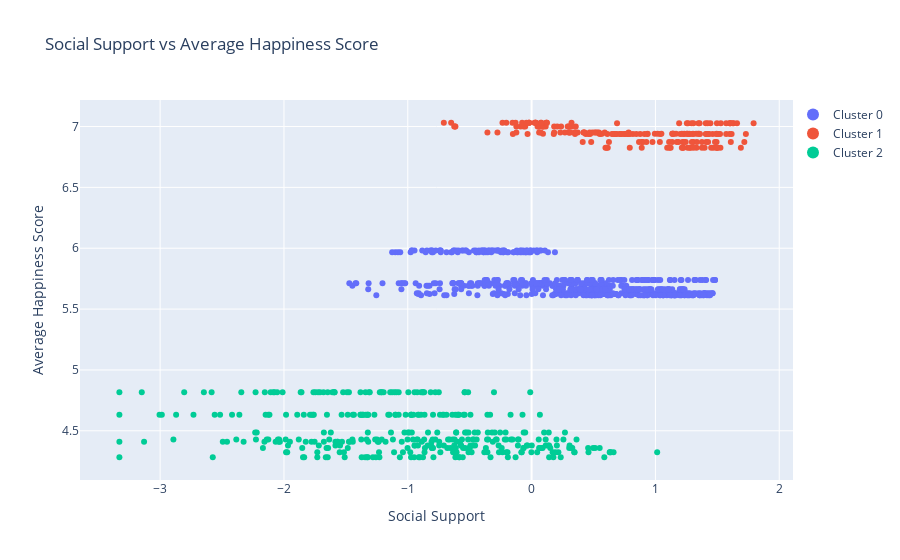

Notebook source saved alongside this figure:
### Markdown cell above
### *Social Support vs Average Happiness Score*

### Code cell
# Creates the Plotly figure
fig_4 = go.Figure()

# Loops through the clusters and add traces
for cluster_num in range(3):
    cluster_data = standardized_df[standardized_df['cluster'] == cluster_num]
    
    # Defines how the hover text is displayed
    hover_text = (cluster_data['country'] + ', ' + cluster_data['year'].astype(str))
    
    # Adds scatter trace for each cluster
    fig_4.add_trace(
        go.Scatter(
            x=cluster_data['social_support'],
            y=cluster_data['avg_happiness_score'],
            mode='markers',
            name=f'Cluster {cluster_num}',
            hoverinfo='text',  # Sets hoverinfo to 'text' to only display custom hover text
            text=hover_text,   # Uses the 'text' parameter instead of 'hovertext'
            marker=dict(size=6)
        )
    )

# Customizes the plot layout
fig_4.update_layout(
    xaxis_title='Social Support',
    yaxis_title='Average Happiness Score',
    title='Social Support vs Average Happiness Score',
    showlegend=True,
    legend=dict(
        x=1,
        y=1,
        itemsizing='constant',
    )
)

### Figure 1 — Plotly figure (JSON) as saved in the notebook; plotly's stock layout.template omitted (floating-point values rounded to 4 significant figures; data arrays with more than 128 entries replaced by an {"elided": "..."} marker saying what was removed)
{"data": [{"hoverinfo": "text", "marker": {"size": 6}, "mode": "markers", "name": "Cluster 0", "text": {"elided": "608 str values"}, "type": "scatter", "x": {"elided": "608 float values"}, "y": {"elided": "608 float values"}}, {"hoverinfo": "text", "marker": {"size": 6}, "mode": "markers", "name": "Cluster 1", "text": {"elided": "209 str values"}, "type": "scatter", "x": {"elided": "209 float values"}, "y": {"elided": "209 float values"}}, {"hoverinfo": "text", "marker": {"size": 6}, "mode": "markers", "name": "Cluster 2", "text": {"elided": "362 str values"}, "type": "scatter", "x": {"elided": "362 float values"}, "y": {"elided": "362 float values"}}], "layout": {"legend": {"itemsizing": "constant", "x": 1, "y": 1}, "showlegend": true, "title": {"text": "Social Support vs Average Happiness Score"}, "xaxis": {"title": {"text": "Social Support"}}, "yaxis": {"title": {"text": "Average Happiness Score"}}}}
